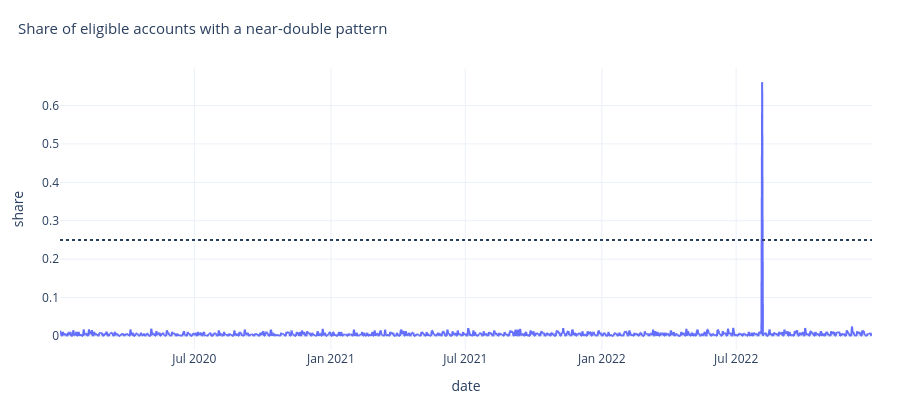

The code cell stored with this chart in its notebook:
### Markdown cell above
## 4 · Screening for shared recording anomalies

We count exact doublings followed by a return and flag review dates with the near-doubling screen. The line shows the daily share of eligible accounts with a balance near twice the following day's balance. The dotted line marks the review threshold. We investigate spikes as possible shared recording issues.

### Code cell
shared_date_flags = screen_shared_dates(history.lazy(), parameters)
display(shared_date_flags.filter(pl.col("review")))
fig = px.line(
    shared_date_flags.to_pandas(),
    x="date",
    y="share",
    title="Share of eligible accounts with a near-double pattern",
)
fig.add_hline(y=parameters["shared_date_share"], line_dash="dot")
show(fig)

### Figure 1 — Plotly figure (JSON) as saved in the notebook; plotly's stock layout.template omitted (floating-point values rounded to 4 significant figures; data arrays with more than 128 entries replaced by an {"elided": "..."} marker saying what was removed)
{"data": [{"hovertemplate": "date=%{x}<br>share=%{y}<extra></extra>", "legendgroup": "", "line": {"color": "#636efa", "dash": "solid"}, "marker": {"symbol": "circle"}, "mode": "lines", "name": "", "showlegend": false, "type": "scattergl", "x": {"elided": "1095 str values"}, "xaxis": "x", "y": {"elided": "1095 float values"}, "yaxis": "y"}], "layout": {"autosize": true, "font": {"size": 12}, "height": 420, "legend": {"font": {"size": 11}, "orientation": "h", "tracegroupgap": 0, "x": 0, "y": -0.19, "yanchor": "top"}, "margin": {"b": 70, "l": 60, "r": 28, "t": 68}, "shapes": [{"line": {"dash": "dot"}, "type": "line", "x0": 0, "x1": 1, "xref": "x domain", "y0": 0.25, "y1": 0.25, "yref": "y"}], "title": {"font": {"size": 15}, "text": "Share of eligible accounts with a near-double pattern", "x": 0.02, "xanchor": "left"}, "xaxis": {"anchor": "y", "domain": [0.0, 1.0], "title": {"text": "date"}}, "yaxis": {"anchor": "x", "domain": [0.0, 1.0], "title": {"text": "share"}}}}
